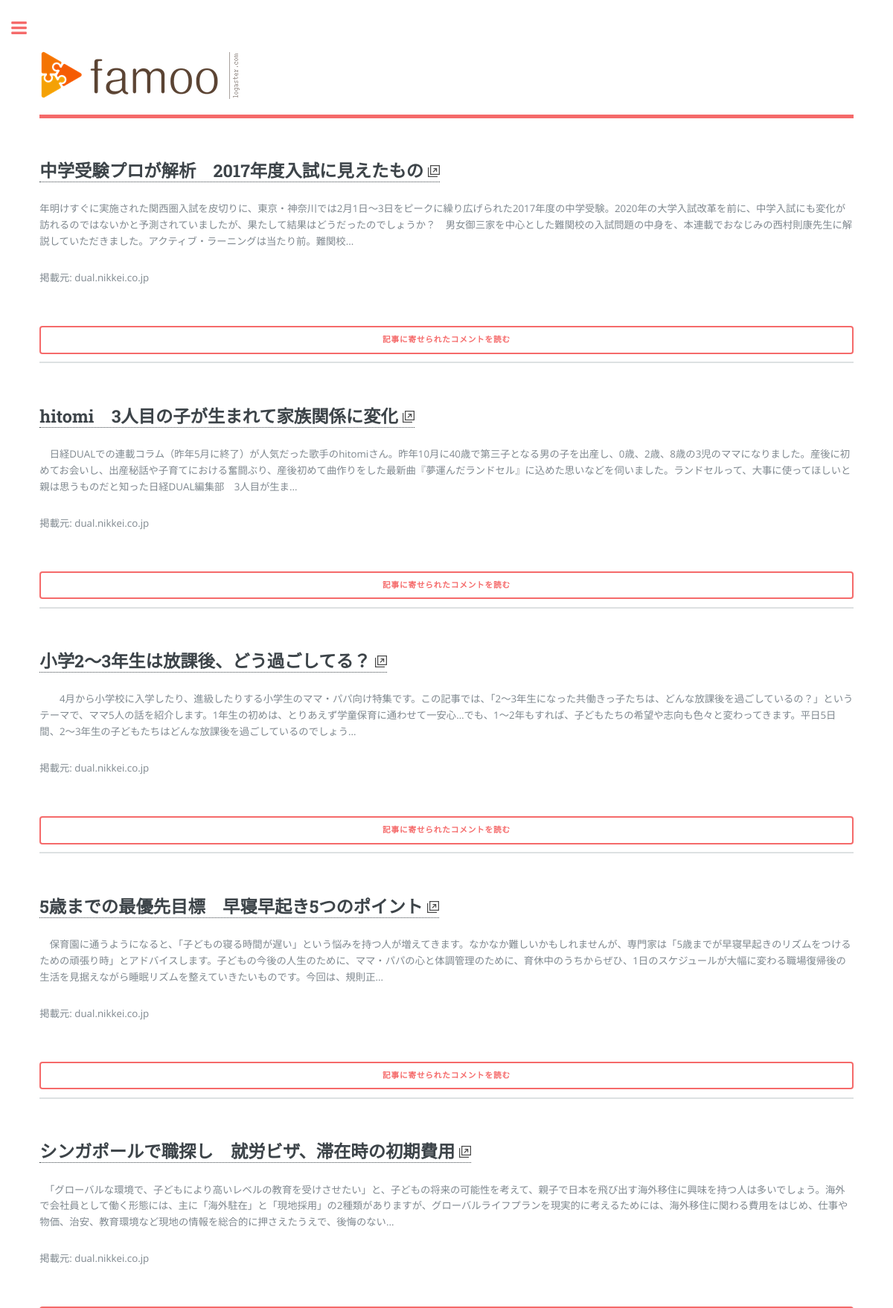
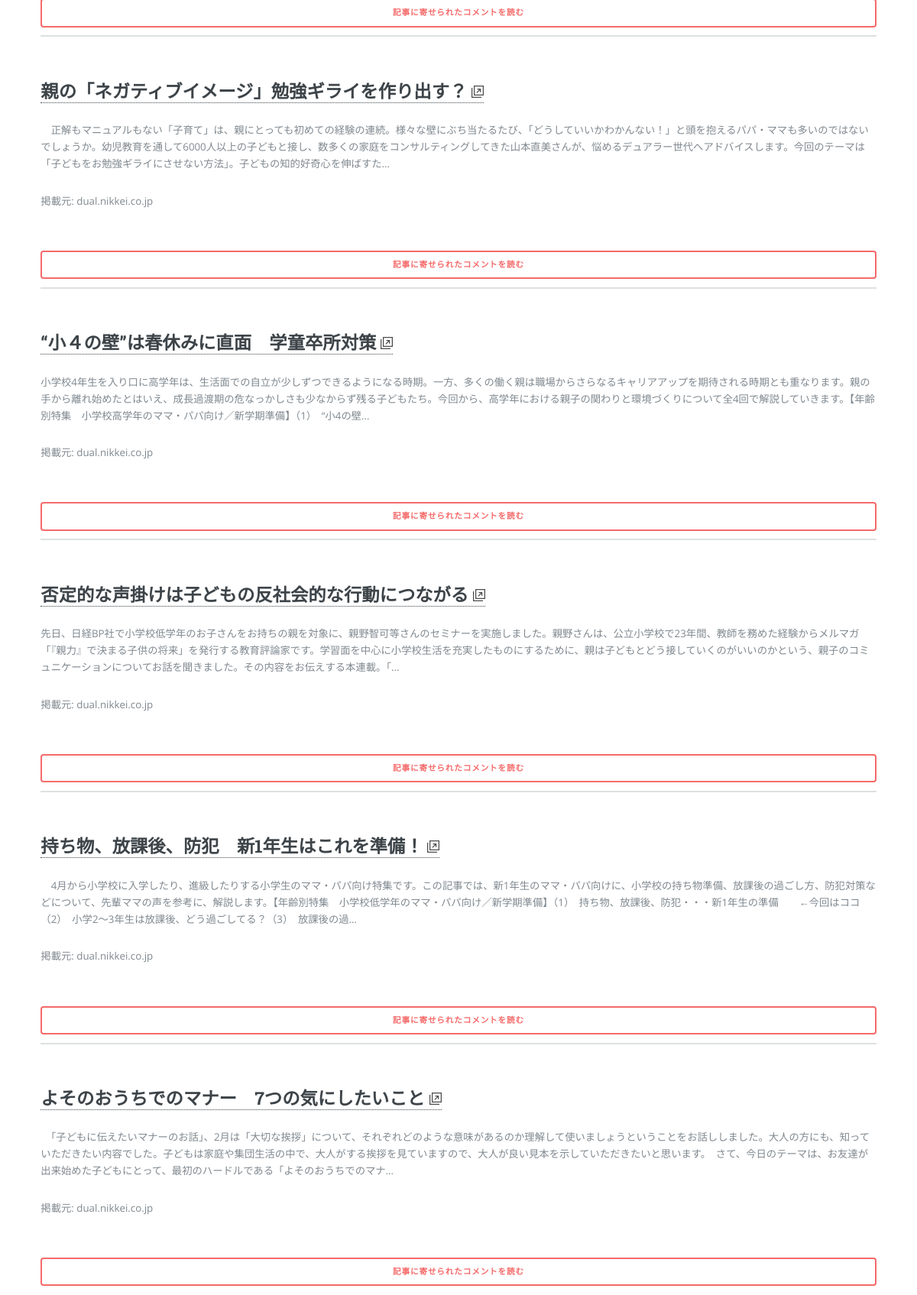
The page /articles/popular/ on the database its author committed (2 pictures, top to bottom).
### articles/models.py (models this page shows, shortened)
class Article(models.Model):
    def get_domain(self):
        o = parse.urlparse(self.url)
        if o.netloc and o.scheme:
            return parse.urlparse(self.url).netloc
        else:
            return self.url.split('/')[0]
    title = models.CharField(default='', max_length=100)
    url = models.URLField(default='')
    preface = models.CharField(default='', max_length=300)
    img_url = models.URLField(null=True)
    hits = models.IntegerField(default=0)
    registered_date = models.DateTimeField(auto_now=True)

### articles/views.py (the view)
def popular(request):
    return render(request, 'articles/popular.html')

### articles/templatetags/articles_extras.py (called while the page is built)
@register.filter
def popular_articles(self, num, category=None):
    if category:
        return Article.objects.order_by('hits')[:num] # filter by categories.
    else:
        return Article.objects.order_by('hits')[:num]

@register.filter
def complete_url(url):
    return ''.join(['http://', url])

@register.inclusion_tag('articles/article_node.html')
def article_node(article):
    return {'article': article}

@register.inclusion_tag('articles/article_detail_button.html')
def article_detail_button(article):
    return {'article': article}

### commons/templatetags/commons_extras.py (called while the page is built)
@register.inclusion_tag('commons/search_form.html')
def search_form():
    search_form = SearchForm(prefix='search')
    return {'search_form': search_form}

### articles/templates/articles/popular.html
{% extends 'commons/base.html' %}
{% load articles_extras %}
{% block content %}
  {% for article in ''|popular_articles:10 %}
    {% article_node article %}
    {% article_detail_button article %}
  {% endfor %}
{% endblock content %}

### articles/templates/articles/article_node.html
{% load static %}
{% load articles_extras %}
<section id="article_{{ article.id }}">
  <h2><a href="{{ article.url|complete_url }}" target="_blank">{{ article.title }} <img src="{% static 'commons/images/external_link.png' %}"></a></h2>
  <p>{{ article.preface }}<p>
  <p>掲載元: {{ article.get_domain }}</p>
</section>

### articles/templates/articles/article_detail_button.html
{% load articles_extras %}
<a href="{% url 'articles:detail' article.id %}" class="button fit">記事に寄せられたコメントを読む</a>

### commons/static/commons/assets/css/main.css (style rules this page uses)
html, body, div, span, applet, object, iframe, h1, h2, h3, h4, h5, h6, p, blockquote, pre, a, abbr, acronym, address, big, cite, code, del, dfn, em, img, ins, kbd, q, s, samp, small, strike, strong, sub, sup, tt, var, b, u, i, center, dl, dt, dd, ol, ul, li, fieldset, form, label, legend, table, caption, tbody, tfoot, thead, tr, th, td, article, aside, canvas, details, embed, figure, figcaption, footer, header, hgroup, menu, nav, output, ruby, section, summary, time, mark, audio, video { margin: 0; padding: 0; border: 0; font-size: 100%; font: inherit; vertical-align: baseline; }
article, aside, details, figcaption, figure, footer, header, hgroup, menu, nav, section { display: block; }
body { line-height: 1; }
body { -webkit-text-size-adjust: none; }
*, *:before, *:after { -moz-box-sizing: border-box; -webkit-box-sizing: border-box; box-sizing: border-box; }
body { -ms-overflow-style: scrollbar; }
body { background: #ffffff; }
body, input, select, textarea { color: #7f888f; font-family: "Open Sans", sans-serif; font-size: 13pt; font-weight: 400; line-height: 1.65; }
@media screen and (max-width: 1680px) { body, input, select, textarea { font-size: 11pt; } }
@media screen and (max-width: 1280px) { body, input, select, textarea { font-size: 10pt; } }
a { -moz-transition: color 0.2s ease-in-out, border-bottom-color 0.2s ease-in-out; -webkit-transition: color 0.2s ease-in-out, border-bottom-color 0.2s ease-in-out; -ms-transition: color 0.2s ease-in-out, border-bottom-color 0.2s ease-in-out; transition: color 0.2s ease-in-out, border-bottom-color 0.2s ease-in-out; border-bottom: dotted 1px; color: #f56a6a; text-decoration: none; }
p { margin: 0 0 2em 0; }
h1, h2, h3, h4, h5, h6 { color: #3d4449; font-family: "Roboto Slab", serif; font-weight: 700; line-height: 1.5; margin: 0 0 1em 0; }
h1 a, h2 a, h3 a, h4 a, h5 a, h6 a { color: inherit; text-decoration: none; }
h2 { font-size: 1.75em; }
input[type="submit"], input[type="reset"], input[type="button"], button, .button { -moz-appearance: none; -webkit-appearance: none; -ms-appearance: none; appearance: none; -moz-transition: background-color 0.2s ease-in-out, color 0.2s ease-in-out; -webkit-transition: background-color 0.2s ease-in-out, color 0.2s ease-in-out; -ms-transition: background-color 0.2s ease-in-out, color 0.2s ease-in-out; transition: background-color 0.2s ease-in-out, color 0.2s ease-in-out; background-color: transparent; border-radius: 0.375em; border: 0; box-shadow: inset 0 0 0 2px #f56a6a; color: #f56a6a !important; cursor: pointer; display: inline-block; font-family: "Roboto Slab", serif; font-size: 0.8em; font-weight: 700; height: 3.5em; letter-spacing: 0.075em; line-height: 3.5em; padding: 0 2.25em; text-align: center; text-decoration: none; text-transform: uppercase; white-space: nowrap; }
input[type="submit"].fit, input[type="reset"].fit, input[type="button"].fit, button.fit, .button.fit { display: block; margin: 0 0 1em 0; width: 100%; }
#main > .inner > section { padding: 6em 0 4em 0 ; border-top: solid 2px rgba(210, 215, 217, 0.75); }
#main > .inner > section:first-of-type { border-top: 0 !important; }
@media screen and (max-width: 1680px) { #main > .inner > section { padding: 5em 0 3em 0 ; } }
@media screen and (max-width: 1280px) { #main > .inner > section { padding: 4em 0 2em 0 ; } }

### rows shown on the page
Article: title "中学受験プロが解析 2017年度入試に見えたもの", preface "年明けすぐに実施された関西圏入試を皮切りに、東京・神奈川では2月1日～3日をピークに繰り広げられた2017年度の中学受験。2020年の大学入試改革を前に、中学入試にも変化が訪れるのではないかと予測されていましたが、果たして結果はどうだったのでしょうか？ 男女御三家を中心とした難関校の入試問題の中身を、本連載でおなじみの西村則康先生に解説していただきました。アクティブ・ラーニングは当たり前。難関校...", get_domain "dual.nikkei.co.jp"
Article: title "hitomi 3人目の子が生まれて家族関係に変化", preface "日経DUALでの連載コラム（昨年5月に終了）が人気だった歌手のhitomiさん。昨年10月に40歳で第三子となる男の子を出産し、0歳、2歳、8歳の3児のママになりました。産後に初めてお会いし、出産秘話や子育てにおける奮闘ぶり、産後初めて曲作りをした最新曲『夢運んだランドセル』に込めた思いなどを伺いました。ランドセルって、大事に使ってほしいと親は思うものだと知った日経DUAL編集部 3人目が生ま...", get_domain "dual.nikkei.co.jp"
Article: title "小学2～3年生は放課後、どう過ごしてる？", preface "4月から小学校に入学したり、進級したりする小学生のママ・パパ向け特集です。この記事では、「2～3年生になった共働きっ子たちは、どんな放課後を過ごしているの？」というテーマで、ママ5人の話を紹介します。1年生の初めは、とりあえず学童保育に通わせて一安心…でも、1～2年もすれば、子どもたちの希望や志向も色々と変わってきます。平日5日間、2～3年生の子どもたちはどんな放課後を過ごしているのでしょう...", get_domain "dual.nikkei.co.jp"
Article: title "5歳までの最優先目標 早寝早起き5つのポイント", preface "保育園に通うようになると、「子どもの寝る時間が遅い」という悩みを持つ人が増えてきます。なかなか難しいかもしれませんが、専門家は「5歳までが早寝早起きのリズムをつけるための頑張り時」とアドバイスします。子どもの今後の人生のために、ママ・パパの心と体調管理のために、育休中のうちからぜひ、1日のスケジュールが大幅に変わる職場復帰後の生活を見据えながら睡眠リズムを整えていきたいものです。今回は、規則正...", get_domain "dual.nikkei.co.jp"
Article: title "シンガポールで職探し 就労ビザ、滞在時の初期費用", preface "「グローバルな環境で、子どもにより高いレベルの教育を受けさせたい」と、子どもの将来の可能性を考えて、親子で日本を飛び出す海外移住に興味を持つ人は多いでしょう。海外で会社員として働く形態には、主に「海外駐在」と「現地採用」の2種類がありますが、グローバルライフプランを現実的に考えるためには、海外移住に関わる費用をはじめ、仕事や物価、治安、教育環境など現地の情報を総合的に押さえたうえで、後悔のない...", get_domain "dual.nikkei.co.jp"
Article: title "親の「ネガティブイメージ」勉強ギライを作り出す？", preface "正解もマニュアルもない「子育て」は、親にとっても初めての経験の連続。様々な壁にぶち当たるたび、「どうしていいかわかんない！」と頭を抱えるパパ・ママも多いのではないでしょうか。幼児教育を通して6000人以上の子どもと接し、数多くの家庭をコンサルティングしてきた山本直美さんが、悩めるデュアラー世代へアドバイスします。今回のテーマは「子どもをお勉強ギライにさせない方法」。子どもの知的好奇心を伸ばすた...", get_domain "dual.nikkei.co.jp"
Article: title "“小４の壁”は春休みに直面 学童卒所対策", preface "小学校4年生を入り口に高学年は、生活面での自立が少しずつできるようになる時期。一方、多くの働く親は職場からさらなるキャリアアップを期待される時期とも重なります。親の手から離れ始めたとはいえ、成長過渡期の危なっかしさも少なからず残る子どもたち。今回から、高学年における親子の関わりと環境づくりについて全4回で解説していきます。【年齢別特集 小学校高学年のママ・パパ向け／新学期準備】（1） “小4の壁...", get_domain "dual.nikkei.co.jp"
Article: title "否定的な声掛けは子どもの反社会的な行動につながる", preface "先日、日経BP社で小学校低学年のお子さんをお持ちの親を対象に、親野智可等さんのセミナーを実施しました。親野さんは、公立小学校で23年間、教師を務めた経験からメルマガ「『親力』で決まる子供の将来」を発行する教育評論家です。学習面を中心に小学校生活を充実したものにするために、親は子どもとどう接していくのがいいのかという、親子のコミュニケーションについてお話を聞きました。その内容をお伝えする本連載。「...", get_domain "dual.nikkei.co.jp"
Article: title "持ち物、放課後、防犯 新1年生はこれを準備！", preface "4月から小学校に入学したり、進級したりする小学生のママ・パパ向け特集です。この記事では、新1年生のママ・パパ向けに、小学校の持ち物準備、放課後の過ごし方、防犯対策などについて、先輩ママの声を参考に、解説します。【年齢別特集 小学校低学年のママ・パパ向け／新学期準備】（1） 持ち物、放課後、防犯・・・新1年生の準備 ←今回はココ（2） 小学2～3年生は放課後、どう過ごしてる？（3） 放課後の過...", get_domain "dual.nikkei.co.jp"
Article: title "よそのおうちでのマナー 7つの気にしたいこと", preface "「子どもに伝えたいマナーのお話」、2月は「大切な挨拶」について、それぞれどのような意味があるのか理解して使いましょうということをお話ししました。大人の方にも、知っていただきたい内容でした。子どもは家庭や集団生活の中で、大人がする挨拶を見ていますので、大人が良い見本を示していただきたいと思います。 さて、今日のテーマは、お友達が出来始めた子どもにとって、最初のハードルである「よそのおうちでのマナ...", get_domain "dual.nikkei.co.jp"
